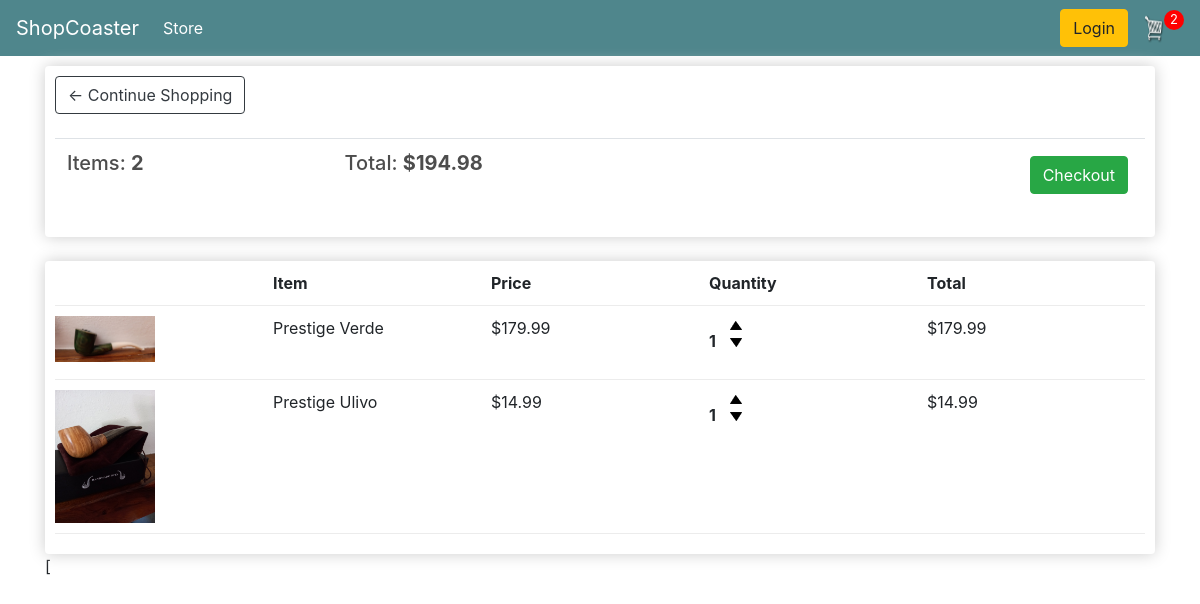
The page /cart/ (signed in) on the database as committed earlier.
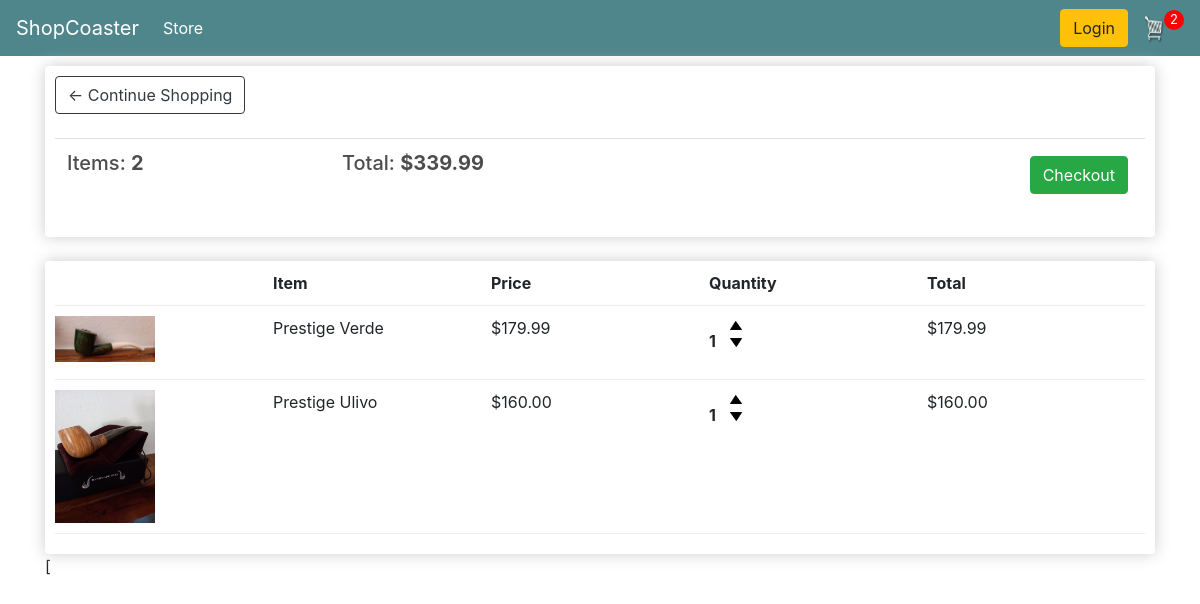
The same page on the database as committed later.
### store/models.py (models this page shows, shortened)
class Order(models.Model):
    customer = models.ForeignKey(Customer, on_delete=models.SET_NULL, null=True, blank=True)
    date_ordered = models.DateField(auto_now_add=True)
    complete = models.BooleanField(default=False)
    transaction_id = models.CharField(max_length=100, null=True)
    @property
    def get_cart_total(self):
        orderitems = self.orderitem_set.all()
        total = sum([item.get_total for item in orderitems])
        return total
    @property
    def get_cart_items(self):
        orderitems = self.orderitem_set.all()
        total = sum([item.quantity for item in orderitems])
        return total

class OrderItem(models.Model):
    product = models.ForeignKey(Product, on_delete=models.SET_NULL, null=True)
    order = models.ForeignKey(Order, on_delete=models.SET_NULL, null=True)
    quantity = models.IntegerField(default=0, null=True, blank=True)
    date_added = models.DateTimeField(auto_now_add=True)
    @property
    def get_total(self):
        total = self.product.price * self.quantity
        return total

class Product(models.Model):
    name = models.CharField(max_length=200)
    price = models.DecimalField(max_digits=7, decimal_places=2)
    digital = models.BooleanField(default=False, null=True, blank=True)
    image = models.ImageField(null=True, blank=True)
    @property
    def imageURL(self):
        try:
            url = self.image.url
        except:
            url = ''
        return url

### store/views.py (the view)
# urls.py: path('cart/',views.cart,name="cart"),
def cart(request):
    data = cartData(request)
    cartItems = data['cartItems']
    order = data['order']
    items = data['items']
    context = {'items': items, 'order': order, 'cartItems': cartItems}
    return render(request, 'store/cart.html', context)

### store/utils.py (called while the page is built)
def cartData(request):
    if request.user.is_authenticated:
        customer = request.user.customer
        order, created = Order.objects.get_or_create(customer=customer, complete=False)
        items = order.orderitem_set.all()
        cartItems = order.get_cart_items
    else:
        cookieData = cookieCart(request)
        cartItems = cookieData['cartItems']
        order = cookieData['order']
        items = cookieData['items']
    return {'cartItems':cartItems,'order':order,'items':items}

### store/templates/store/cart.html (shortened to what this page needs)
{% extends 'store/main.html' %}
{% load static %}
{% block content %}
    <div class="row">
    <div class="col-lg-12">
        <div class="box-element">
        <a class="btn btn-outline-dark" href="{% url 'store' %}"><- Continue Shopping</a>
            <br>
            <br>
            <table class="table">
                <tr>
                    <th><h5>Items: <strong>{{ order.get_cart_items }}</strong></h5></th>
                    <th><h5>Total: <strong>${{ order.get_cart_total|floatformat:2 }}</strong></h5></th>
                    <th>
                    <a style="float: right;margin:5px;" class="btn btn-success"
                       href="{% url 'checkout' %}">
                       Checkout
                    </a>
                    </th>
                </tr>
            </table>
        </div>
        <br>
        <div class="box-element">
        <div class="cart-row">
            <div style="flex:2"></div>
            <div style="flex:2"><strong>Item</strong></div>
            <div style="flex:2"><strong>Price</strong></div>
            <div style="flex:2"><strong>Quantity</strong></div>
            <div style="flex:2"><strong>Total</strong></div>
        </div>
            {% for item in items %}
        <div class="cart-row">
            <div style="flex:2"><img class="row-image" src="{{item.product.imageURL}}"></div>
            <div style="flex:2">{{ item.product.name }}</div>
            <div style="flex:2">${{ item.product.price|floatformat:2 }}</div>
            <div style="flex:2">
                <p class="quantity">{{ item.quantity }}</p>
                <div class="quantity">
                    <img data-product={{ item.product.id }} data-action="add" class="chg-quantity update-cart" src="{% static 'images/arrow-up.png' %}">
                    <img data-product={{ item.product.id }} data-action="remove" class="chg-quantity update-cart" src="{% static 'images/arrow-down.png' %}">
                </div>
            </div>
            <div style="flex:2">${{ item.get_total|floatformat:2 }}</div>
        </div>
            {% endfor %}
        </div>
    </div>
{% endblock %}

Rows that differ between the two databases and show on the page:
changed through a linked row, Order: get_cart_total "194.98" → "339.99"
changed through a linked row, OrderItem "Prestige Ulivo": product.price "14.99" → "160.00"; get_total "14.99" → "160.00"
